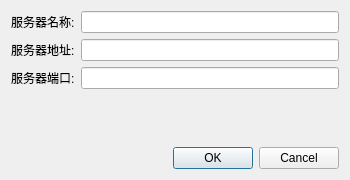
<?xml version="1.0" encoding="UTF-8"?>
<ui version="4.0">
 <class>Socks5ServerDialog</class>
 <widget class="QDialog" name="Socks5ServerDialog">
  <property name="geometry">
   <rect>
    <x>0</x>
    <y>0</y>
    <width>350</width>
    <height>180</height>
   </rect>
  </property>
  <property name="windowTitle">
   <string>添加SOCKS5服务器</string>
  </property>
  <layout class="QVBoxLayout" name="verticalLayout">
   <item>
    <layout class="QFormLayout" name="formLayout">
     <item row="0" column="0">
      <widget class="QLabel" name="serverNameLabel">
       <property name="text">
        <string>服务器名称:</string>
       </property>
      </widget>
     </item>
     <item row="0" column="1">
      <widget class="QLineEdit" name="serverNameLineEdit"/>
     </item>
     <item row="1" column="0">
      <widget class="QLabel" name="serverAddressLabel">
       <property name="text">
        <string>服务器地址:</string>
       </property>
      </widget>
     </item>
     <item row="1" column="1">
      <widget class="QLineEdit" name="serverAddressLineEdit"/>
     </item>
     <item row="2" column="0">
      <widget class="QLabel" name="serverPortLabel">
       <property name="text">
        <string>服务器端口:</string>
       </property>
      </widget>
     </item>
     <item row="2" column="1">
      <widget class="QLineEdit" name="serverPortLineEdit"/>
     </item>
    </layout>
   </item>
   <item>
    <widget class="QDialogButtonBox" name="buttonBox">
     <property name="orientation">
      <enum>Qt::Horizontal</enum>
     </property>
     <property name="standardButtons">
      <set>QDialogButtonBox::Cancel|QDialogButtonBox::Ok</set>
     </property>
    </widget>
   </item>
  </layout>
 </widget>
 <resources/>
 <connections>
  <connection>
   <sender>buttonBox</sender>
   <signal>accepted()</signal>
   <receiver>Socks5ServerDialog</receiver>
   <slot>accept()</slot>
   <hints>
    <hint type="sourcelabel">
     <x>248</x>
     <y>254</y>
    </hint>
    <hint type="destinationlabel">
     <x>157</x>
     <y>274</y>
    </hint>
   </hints>
  </connection>
  <connection>
   <sender>buttonBox</sender>
   <signal>rejected()</signal>
   <receiver>Socks5ServerDialog</receiver>
   <slot>reject()</slot>
   <hints>
    <hint type="sourcelabel">
     <x>316</x>
     <y>260</y>
    </hint>
    <hint type="destinationlabel">
     <x>286</x>
     <y>274</y>
    </hint>
   </hints>
  </connection>
 </connections>
</ui> 
